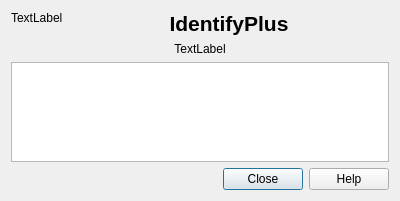
<?xml version="1.0" encoding="UTF-8"?>
<ui version="4.0">
 <class>Dialog</class>
 <widget class="QDialog" name="Dialog">
  <property name="geometry">
   <rect>
    <x>0</x>
    <y>0</y>
    <width>400</width>
    <height>201</height>
   </rect>
  </property>
  <property name="windowTitle">
   <string>About IdentifyPlus</string>
  </property>
  <layout class="QGridLayout" name="gridLayout" columnstretch="0,5">
   <item row="0" column="0">
    <widget class="QLabel" name="lblLogo">
     <property name="text">
      <string>TextLabel</string>
     </property>
     <property name="alignment">
      <set>Qt::AlignLeading|Qt::AlignLeft|Qt::AlignTop</set>
     </property>
    </widget>
   </item>
   <item row="0" column="1">
    <widget class="QLabel" name="label">
     <property name="text">
      <string>&lt;!DOCTYPE HTML PUBLIC &quot;-//W3C//DTD HTML 4.0//EN&quot; &quot;http://www.w3.org/TR/REC-html40/strict.dtd&quot;&gt;
&lt;html&gt;&lt;head&gt;&lt;meta name=&quot;qrichtext&quot; content=&quot;1&quot; /&gt;&lt;style type=&quot;text/css&quot;&gt;
p, li { white-space: pre-wrap; }
&lt;/style&gt;&lt;/head&gt;&lt;body style=&quot; font-family:'Droid Sans'; font-size:8pt; font-weight:400; font-style:normal;&quot;&gt;
&lt;p align=&quot;center&quot; style=&quot; margin-top:0px; margin-bottom:0px; margin-left:0px; margin-right:0px; -qt-block-indent:0; text-indent:0px;&quot;&gt;&lt;span style=&quot; font-size:16pt; font-weight:600;&quot;&gt;IdentifyPlus&lt;/span&gt;&lt;/p&gt;&lt;/body&gt;&lt;/html&gt;</string>
     </property>
     <property name="alignment">
      <set>Qt::AlignCenter</set>
     </property>
    </widget>
   </item>
   <item row="1" column="0" colspan="2">
    <widget class="QLabel" name="lblVersion">
     <property name="text">
      <string>TextLabel</string>
     </property>
     <property name="alignment">
      <set>Qt::AlignCenter</set>
     </property>
    </widget>
   </item>
   <item row="3" column="0" colspan="2">
    <widget class="QDialogButtonBox" name="buttonBox">
     <property name="orientation">
      <enum>Qt::Horizontal</enum>
     </property>
     <property name="standardButtons">
      <set>QDialogButtonBox::Close|QDialogButtonBox::Help</set>
     </property>
    </widget>
   </item>
   <item row="2" column="0" colspan="2">
    <widget class="QTextBrowser" name="textBrowser">
     <property name="readOnly">
      <bool>true</bool>
     </property>
     <property name="html">
      <string>&lt;!DOCTYPE HTML PUBLIC &quot;-//W3C//DTD HTML 4.0//EN&quot; &quot;http://www.w3.org/TR/REC-html40/strict.dtd&quot;&gt;
&lt;html&gt;&lt;head&gt;&lt;meta name=&quot;qrichtext&quot; content=&quot;1&quot; /&gt;&lt;style type=&quot;text/css&quot;&gt;
p, li { white-space: pre-wrap; }
&lt;/style&gt;&lt;/head&gt;&lt;body style=&quot; font-family:'Droid Sans'; font-size:8pt; font-weight:400; font-style:normal;&quot;&gt;
&lt;p style=&quot;-qt-paragraph-type:empty; margin-top:0px; margin-bottom:0px; margin-left:0px; margin-right:0px; -qt-block-indent:0; text-indent:0px; font-family:'Sans Serif'; font-size:9pt;&quot;&gt;&lt;br /&gt;&lt;/p&gt;&lt;/body&gt;&lt;/html&gt;</string>
     </property>
    </widget>
   </item>
  </layout>
 </widget>
 <resources/>
 <connections>
  <connection>
   <sender>buttonBox</sender>
   <signal>accepted()</signal>
   <receiver>Dialog</receiver>
   <slot>accept()</slot>
   <hints>
    <hint type="sourcelabel">
     <x>248</x>
     <y>254</y>
    </hint>
    <hint type="destinationlabel">
     <x>157</x>
     <y>274</y>
    </hint>
   </hints>
  </connection>
  <connection>
   <sender>buttonBox</sender>
   <signal>rejected()</signal>
   <receiver>Dialog</receiver>
   <slot>reject()</slot>
   <hints>
    <hint type="sourcelabel">
     <x>316</x>
     <y>260</y>
    </hint>
    <hint type="destinationlabel">
     <x>286</x>
     <y>274</y>
    </hint>
   </hints>
  </connection>
 </connections>
</ui>
